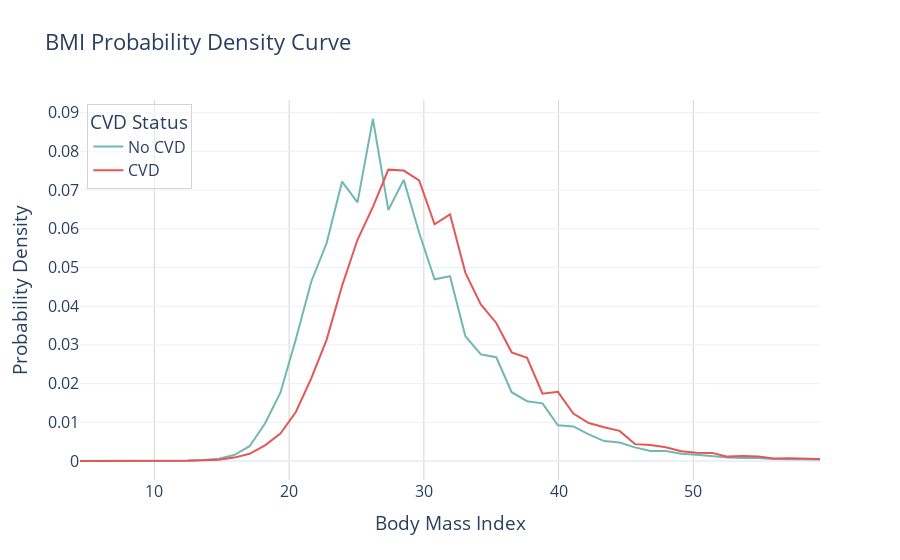

Write notebook code for a chart like this one.
### Code cell
fig: Figure = create_bmi_density_plot(df, "bmi_density_research")
fig.show()
